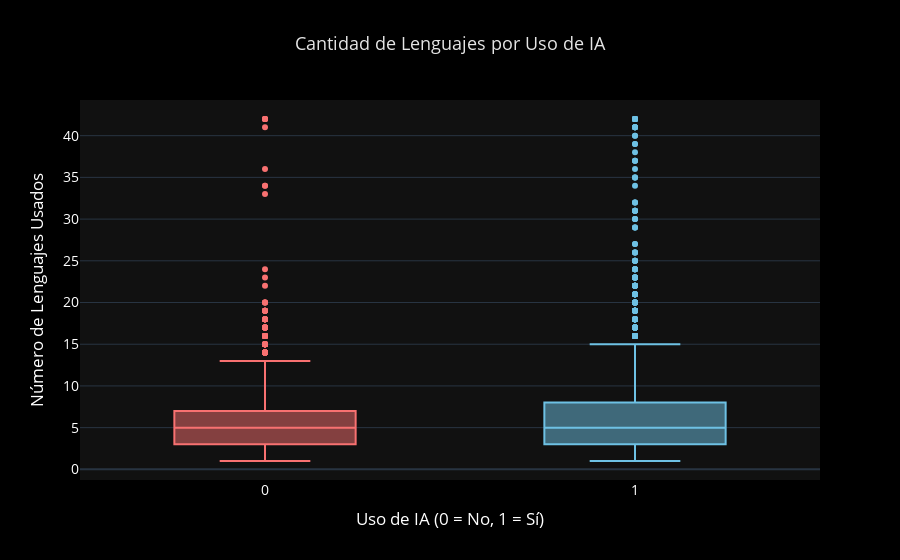

The notebook cell this image was saved under:
### Code cell
import plotly.express as px

fig2_b = px.box(
    df_ai_clean_filtered,
    x="AI_Usage",
    y="NumLanguages",
    color="AI_Usage",
    # points="all",  # opcional: muestra puntos individuales
    color_discrete_sequence=["#6EC1E4", "#F87171"],  # azul claro y rojo coral
    labels={
        "AI_Usage": "Uso de IA (0 = No, 1 = Sí)",
        "NumLanguages": "Número de Lenguajes Usados"
    },
    title="Cantidad de Lenguajes por Uso de IA"
)

fig2_b.update_layout(
    showlegend=False,
    template="plotly_dark",  # 🌙 tema oscuro
    font=dict(size=14, color="white"),
    title_x=0.5,
    plot_bgcolor="rgba(17,17,17,1)",   # fondo de la gráfica
    paper_bgcolor="rgba(0,0,0,1)",     # fondo general
    title_font=dict(size=18, color="#E5E5E5")
)

fig2_b.show()

# Guardar versión HTML para Reveal.js o tu dashboard
fig2_b.write_html("docs/assets/charts/chart_2_b.html", include_plotlyjs="cdn")

### Figure 1 — Plotly figure (JSON) as saved in the notebook; plotly's stock layout.template omitted (floating-point values rounded to 4 significant figures; data arrays with more than 128 entries replaced by an {"elided": "..."} marker saying what was removed)
{"data": [{"alignmentgroup": "True", "hovertemplate": "Uso de IA (0 = No, 1 = Sí)=%{x}<br>Número de Lenguajes Usados=%{y}<extra></extra>", "legendgroup": "1", "marker": {"color": "#6EC1E4"}, "name": "1", "notched": false, "offsetgroup": "1", "orientation": "v", "showlegend": true, "type": "box", "x": {"elided": "26107 int values"}, "x0": " ", "xaxis": "x", "y": {"elided": "26107 int values"}, "y0": " ", "yaxis": "y"}, {"alignmentgroup": "True", "hovertemplate": "Uso de IA (0 = No, 1 = Sí)=%{x}<br>Número de Lenguajes Usados=%{y}<extra></extra>", "legendgroup": "0", "marker": {"color": "#F87171"}, "name": "0", "notched": false, "offsetgroup": "0", "orientation": "v", "showlegend": true, "type": "box", "x": {"elided": "6958 int values"}, "x0": " ", "xaxis": "x", "y": {"elided": "6958 int values"}, "y0": " ", "yaxis": "y"}], "layout": {"boxmode": "overlay", "font": {"color": "white", "size": 14}, "legend": {"title": {"text": "Uso de IA (0 = No, 1 = Sí)"}, "tracegroupgap": 0}, "paper_bgcolor": "rgba(0,0,0,1)", "plot_bgcolor": "rgba(17,17,17,1)", "showlegend": false, "title": {"font": {"color": "#E5E5E5", "size": 18}, "text": "Cantidad de Lenguajes por Uso de IA", "x": 0.5}, "xaxis": {"anchor": "y", "categoryarray": [1, 0], "categoryorder": "array", "domain": [0, 1], "title": {"text": "Uso de IA (0 = No, 1 = Sí)"}}, "yaxis": {"anchor": "x", "domain": [0, 1], "title": {"text": "Número de Lenguajes Usados"}}}}
